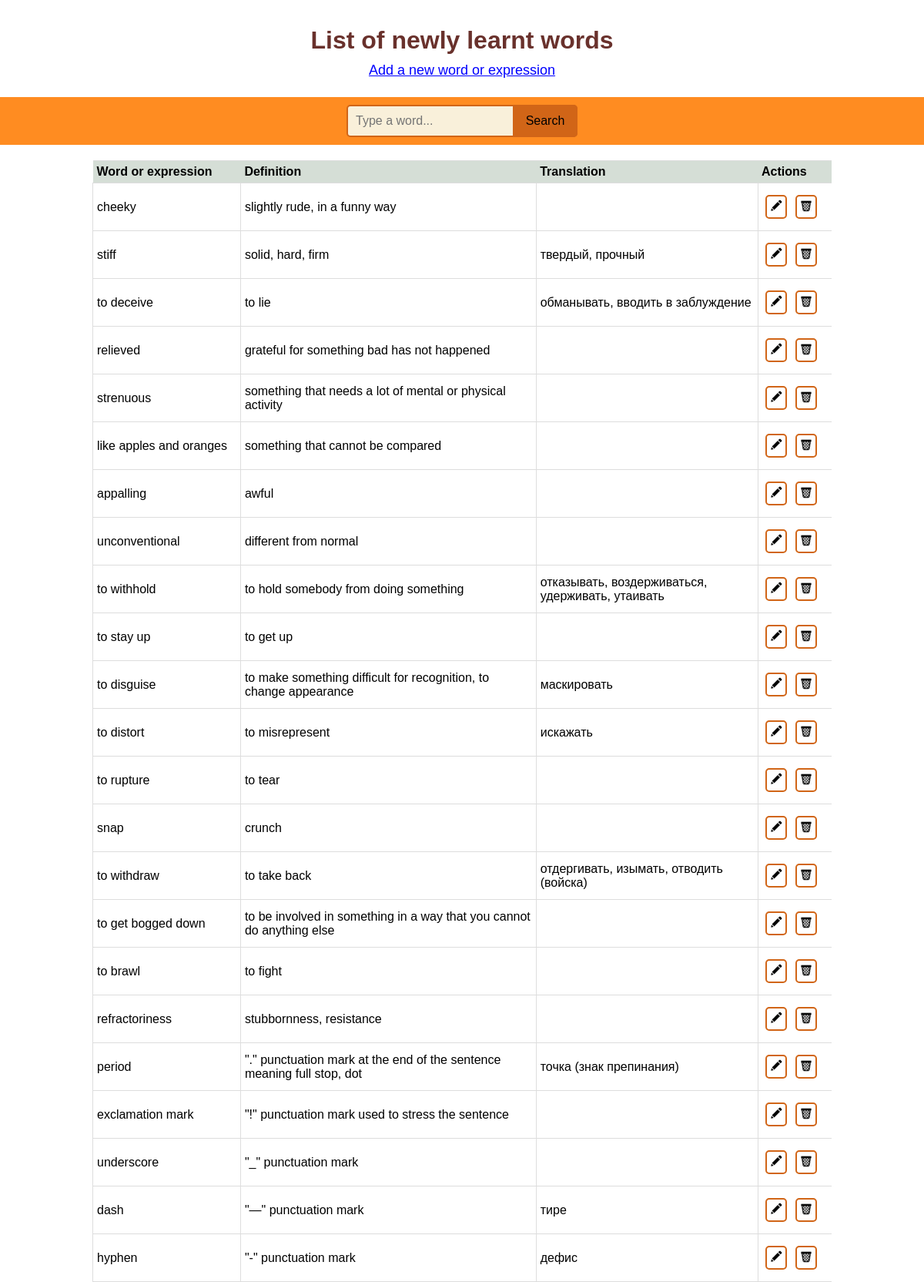
The page /word_list/ on the database its author committed.
### tables this page shows
CREATE TABLE vocabulary (
    word_id INTEGER NOT NULL PRIMARY KEY AUTOINCREMENT,
    word VARCHAR NOT NULL,
    description VARCHAR NOT NULL,
    word_translation VARCHAR
);

### main.py (the view)
@app.route("/word_list/")
def word_list():
    word_list = query_db('SELECT * FROM vocabulary;')
    search = request.args.get('search')
    if search:
        list_req = []
        for i in word_list:
            if search in i[1]:
                list_req.append(i)
        return render_template('word_list.html', word_list=list_req, count=len(list_req), search=search)
    return render_template('word_list.html', word_list=word_list)

### main.py (called while the page is built)
def get_db():
    db = getattr(g, '_database', None)
    if db is None:
        db = g._database = sqlite3.connect(DATABASE)
    return db

@app.teardown_appcontext
def close_connection(exception):
    db = getattr(g, '_database', None)
    if db is not None:
        db.close()

def query_db(query, args=(), one=False):
    cur = get_db().execute(query, args)
    rv = cur.fetchall()
    cur.close()
    return (rv[0] if rv else None) if one else rv

### templates/word_list.html (shortened to what this page needs)
<!DOCTYPE html>
<html lang="en">
<head>
    <link rel="stylesheet" href="/static/word_list/styles.css">
     <div class="flex flex-center">
         <h1>List of newly learnt words</h1>
     </div>
</head>
<body>
    <a href="/add_words/">Add a new word or expression</a>
    <div class="d1">
        <form action="" method="get">
            <input name="search" placeholder="Type a word..." type="search">
            <button type="submit">Search</button>
        </form>
    </div>
    <div class="results">
    </div>
     <table>
         <tbody>
             <col class="column-one">
             <col class="column-two">
             <col class="column-three">
             <col class="column-four">
             <thead>
             <tr>
                 <th>Word or expression</th>
                 <th>Definition</th>
                 <th>Translation</th>
                 <th>Actions</th>
             </tr>
             {% for i in word_list %}
             <tr>
                 {% for j in i %}
                 <td>
                 {% if j is not none %}
                     {{j}}
                     {% endif %}
                 </td>
                 {% endfor %}
                 <td>
                     <div class="photo" data-title="Edit">
                         <form class="edit" action = "/edit/" target="_blank">
                             <button>
                                 <img src="/static/word_list/edit3.png">
                             </button>
                         </form>
                     </div>
                     <div class="photo_" data-title="Delete">
                         <form class="delete" action = "/delete/{{i.0}}/" target="_blank" name = "delete" method="POST">
                             <button>
                                 <img src="/static/word_list/delete3.png">
                             </button>
                         </form>
                     </div>
                 </td>
             </tr>
             {% endfor %}
         </tbody>
     </table>
</body>
</html>

### static/word_list/styles.css (style rules this page uses)
* { margin: 0; padding: 0; }
body { font-family: "Gill Sans", sans-serif; }
h1 { color: #69312c; width: 100%; height: 100%; display: flex; justify-content: center; align-items: center; margin-top: 2%; }
.results { width: 100%; height: 100%; display: flex; justify-content: center; align-items: center; color: black margin-top: -30%; margin-bottom: -2%; }
* { box-sizing: border-box; }
div { padding: 10px 0 }
form { position: relative; width: 300px; margin: 0 auto; }
.d1 { background: #ff8c21; margin-top: 0%; }
.d1 input { font-family: "Gill Sans", sans-serif; font-size: 16px; width: 100%; height: 42px; padding-left: 10px; border: 2px solid #d16517; border-radius: 5px; outline: none; background: #F9F0DA; color: #9E9C9C; }
.d1 button { font-family: "Gill Sans", sans-serif; font-size: 16px; position: absolute; top: 0; right: 0px; width: 84px; height: 42px; border: none; background: #d16517; border-radius: 0 5px 5px 0; cursor: pointer; }
a { font-size: 18px; width: 100%; height: 100%; display: flex; justify-content: center; align-items: center; color: blue; margin-top: 0; margin-bottom: 2%; }
.column-one { width: 20%; }
.column-three { width: 30%; }
.column-four { width: 10%; }
table { border-collapse: collapse; width: 80%; height: 80%; padding: 20px; margin-top: 2%; margin-left: 10%; margin-right: 10%; }
table th { text-align: left; }
th { font-weight: bold; padding: 5px; background: #d5ded6; border: 1px solid #dddddd; border-left: none; border-right: none; }
td { border: 1px solid #dddddd; padding: 5px; }
tr td:last-child, .table tr th:last-child { border-right: none; }
html { scroll-behavior: smooth; }
.edit { width: 35px; }
.delete { width: 35px; }
button { background: white; padding: 4px; margin-left: 4px; border-radius: 5px; border: 2px solid #d16517; cursor: pointer; }
.photo { display: inline-block; position: relative; }
.photo_ { display: inline-block; position: relative; }

### rows shown on the page
vocabulary: word "cheeky", description "slightly rude, in a funny way"
vocabulary: word "stiff", description "solid, hard, firm", word_translation "твердый, прочный"
vocabulary: word "to deceive", description "to lie", word_translation "обманывать, вводить в заблуждение"
vocabulary: word "relieved", description "grateful for something bad has not happened"
vocabulary: word "strenuous", description "something that needs a lot of mental or physical activity"
vocabulary: word "like apples and oranges", description "something that cannot be compared"
vocabulary: word "appalling", description "awful"
vocabulary: word "unconventional", description "different from normal"
vocabulary: word "to withhold", description "to hold somebody from doing something", word_translation "отказывать, воздерживаться, удерживать, утаивать"
vocabulary: word "to stay up", description "to get up"
vocabulary: word "to disguise", description "to make something difficult for recognition, to change appearance", word_translation "маскировать"
vocabulary: word "to distort", description "to misrepresent", word_translation "искажать"
vocabulary: word "to rupture", description "to tear"
vocabulary: word "snap", description "crunch"
vocabulary: word "to withdraw", description "to take back", word_translation "отдергивать, изымать, отводить (войска)"
vocabulary: word "to get bogged down", description "to be involved in something in a way that you cannot do anything else"
vocabulary: word "to brawl", description "to fight"
vocabulary: word "refractoriness", description "stubbornness, resistance"
vocabulary: word "period", description "\".\" punctuation mark at the end of the sentence meaning full stop, dot", word_translation "точка (знак препинания)"
vocabulary: word "exclamation mark", description "\"!\" punctuation mark used to stress the sentence"
vocabulary: word "underscore", description "\"_\" punctuation mark"
vocabulary: word "dash", description "\"—\" punctuation mark", word_translation "тире"
vocabulary: word "hyphen", description "\"-\" punctuation mark", word_translation "дефис"
